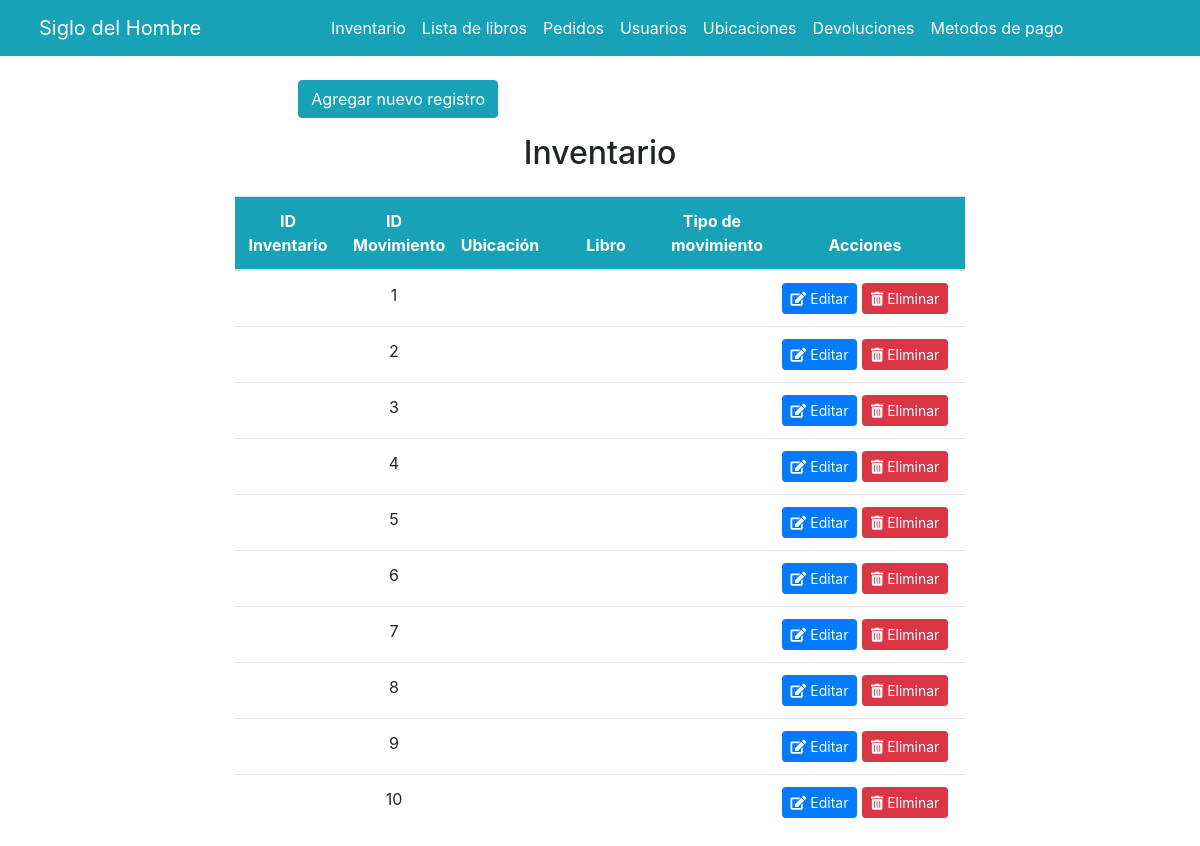
The app's page /inventario.php with its own data.
### tables this page shows
CREATE TABLE `movimiento_inventario` (
  `id_movimiento` int(11) NOT NULL,
  `fecha` date NOT NULL,
  `ubicacion_origen` int(11) NOT NULL,
  `ubicacion_destino` int(11) NOT NULL,
  `tipo_movimiento` enum('entrada','salida','transferencia') NOT NULL
);

### inventario.php (the view, shortened to what this page needs)
<?php
require "conexion.php";
$sql = "SELECT * FROM movimiento_inventario";
$resultado = $mysqli->query($sql);
?>
<!DOCTYPE html>
<html lang="en">
<head>
    <link href="https://stackpath.bootstrapcdn.com/bootstrap/4.5.2/css/bootstrap.min.css" rel="stylesheet">
    <link href="https://cdnjs.cloudflare.com/ajax/libs/font-awesome/5.15.3/css/all.min.css" rel="stylesheet">
</head>
<body>
    <header>
        <nav class="navbar navbar-expand-lg navbar-primary bg-info">
            <div class="container-fluid">
                <a class="navbar-brand px-2 text-white" href="index.php">Siglo del Hombre</a>
                <div class="collapse navbar-collapse" id="navbarSupportedContent">
                    <ul class="navbar-nav mx-auto mb-2 mb-lg-0">
                        <li class="nav-item">
                            <a class="nav-link text-white" href="inventario.php">Inventario</a>
                        </li>
                        <li class="nav-item">
                            <a class="nav-link text-white" href="listalibros.php">Lista de libros</a>
                        </li>
                        <li class="nav-item">
                            <a class="nav-link text-white" href="pedidos.php">Pedidos</a>
                        </li>
                        <li class="nav-item">
                            <a class="nav-link text-white" href="usuarios.php">Usuarios</a>
                        </li>
                        <li class="nav-item">
                            <a class="nav-link text-white" href="ubicaciones.php">Ubicaciones</a>
                        </li>
                        <li class="nav-item">
                            <a class="nav-link text-white" href="devoluciones.php">Devoluciones</a>
                        </li>
                        <li class="nav-item">
                            <a class="nav-link text-white" href="metodos_de_pago.php">Metodos de pago</a>
                        </li>
                    </ul>
                </div>
            </div>
        </nav>
    </header>
    <div class="container mt-4">
        <div class="row justify-content-center">
            <div class="col-md-8">
                <div class="row justify-content-center mb-3">
                    <div class="col-sm-10">
                        <button type="button" class="btn btn-info" href="formulario_pedidos.php">Agregar nuevo registro</button>
                    </div>
                </div>
                <h2 class="text-center mb-4">Inventario</h2>
                <table class="table table-hover text-center mx-auto">
                    <thead class="thead-primary">
                        <tr style="background-color: #17a2b8; color: white;">
                            <th scope="col">ID Inventario</th>
                            <th scope="col">ID Movimiento</th>
                            <th scope="col">Ubicación</th>
                            <th scope="col">Libro</th>
                            <th scope="col">Tipo de movimiento</th>
                            <th scope="col" style="width: 200px">Acciones</th>
                        </tr>
                    </thead>
                    <tbody>
                        <?php if ($resultado->num_rows > 0) : ?>
                            <?php while ($fila = $resultado->fetch_assoc()) : ?>
                                <tr>
                                    <td><?php echo $fila["id_inventario"]; ?></td>
                                    <td><?php echo $fila["id_movimiento"]; ?></td>
                                    <td><?php echo $fila["ubicacion"]; ?></td>
                                    <td><?php echo $fila["titulo"]; ?></td>
                                    <td><?php echo $fila["tipo"]; ?></td>
                                    <td style="width: 200px">
                                        <a href="formulario_pedidos.php?id=<?php echo $fila["id_inventario"]; ?>" class="btn btn-sm btn-primary">
                                            <i class="fas fa-edit"></i> Editar
                                        </a>
                                        <a href="eliminar_pedido.php?id=<?php echo $fila["id_inventario"]; ?>" class="btn btn-sm btn-danger">
                                            <i class="fas fa-trash-alt"></i> Eliminar
                                        </a>
                                    </td>
                                </tr>
                            <?php endwhile; ?>
                        <?php else : ?>
                            <tr>
                                <td colspan="5" class="text-center">No hay resultados</td>
                            </tr>
                        <?php endif; ?>
                    </tbody>
                </table>
            </div>
        </div>
    </div>
</body>
</html>

### inventario.php (style rules this page uses)
table { table-layout: fixed; }

### records on screen
movimiento_inventario: id_movimiento "1"
movimiento_inventario: id_movimiento "2"
movimiento_inventario: id_movimiento "3"
movimiento_inventario: id_movimiento "4"
movimiento_inventario: id_movimiento "5"
movimiento_inventario: id_movimiento "6"
movimiento_inventario: id_movimiento "7"
movimiento_inventario: id_movimiento "8"
movimiento_inventario: id_movimiento "9"
movimiento_inventario: id_movimiento "10"
